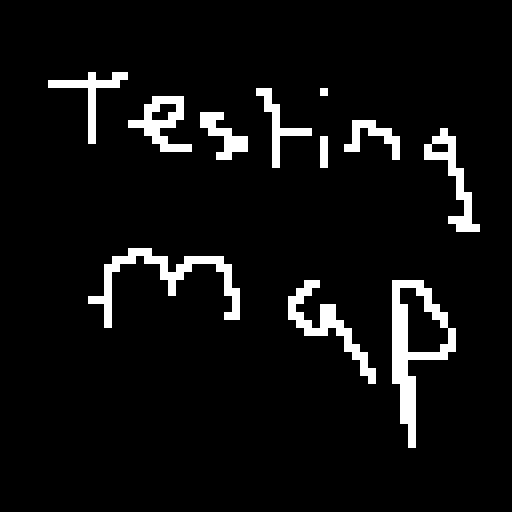

This is a level from a 2D game, rendered from its Tiled map with the project's own tilesets. A one-line summary and the map file follow, with tile-layer data summarised:
An orthogonal 64x64 tile map with 8x8 px tiles, 1 tile layer (Tile Layer 1).

<map version="1.0" tiledversion="1.1.6" orientation="orthogonal" renderorder="right-down" width="64" height="64" tilewidth="8" tileheight="8" infinite="0" nextobjectid="1">
 <tileset firstgid="1" name="physics-test-tiles" tilewidth="8" tileheight="8" tilecount="1024" columns="32">
  <image source="physics-test-tiles.png" width="256" height="256" />
  <tile id="0">
   <properties>
    <property name="physical" type="bool" value="false" />
   </properties>
  </tile>
  <tile id="6">
   <properties>
    <property name="physical" type="bool" value="true" />
   </properties>
  </tile>
 </tileset>
 <layer name="Tile Layer 1" width="64" height="64">
  <data>[4096 cells, 4096 non-empty, 2 distinct tile ids]</data>
 </layer>
</map>
